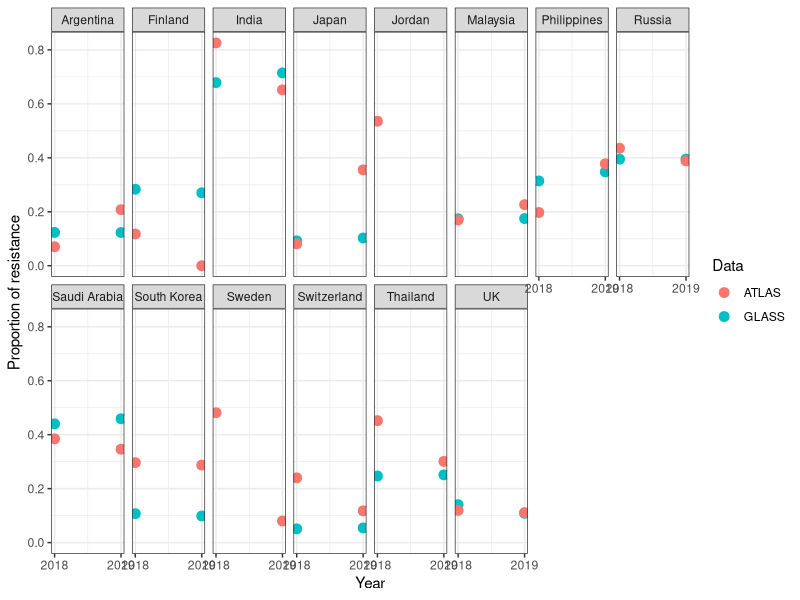
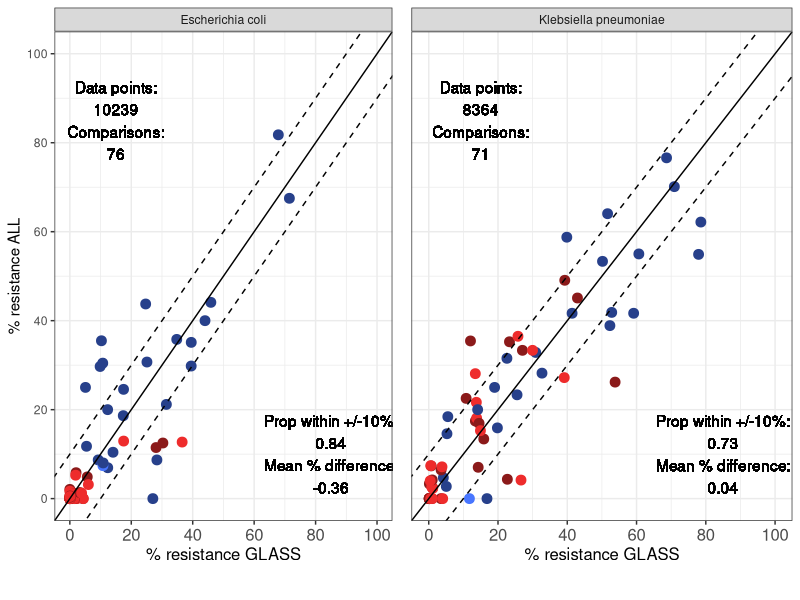
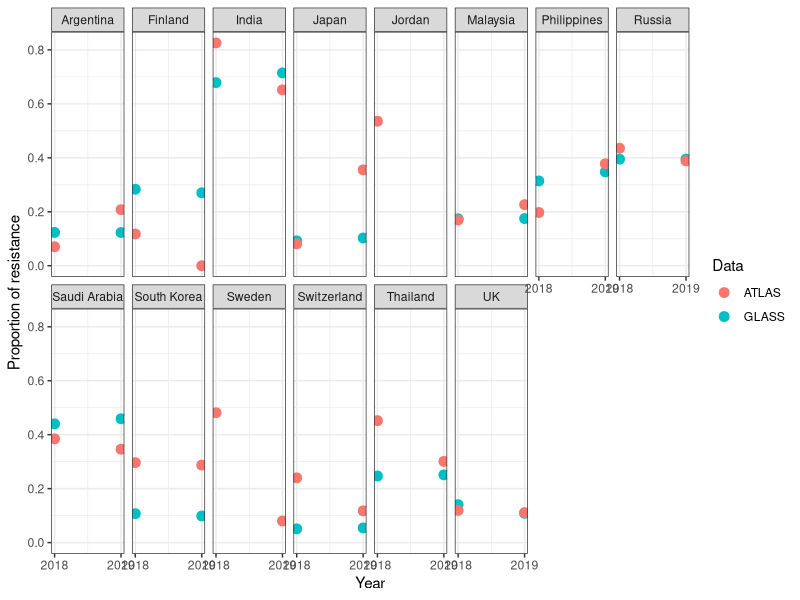
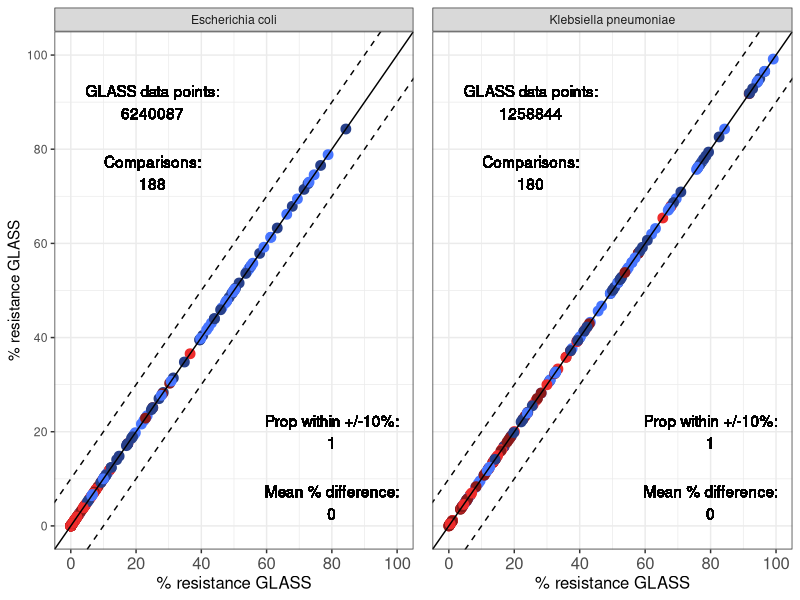
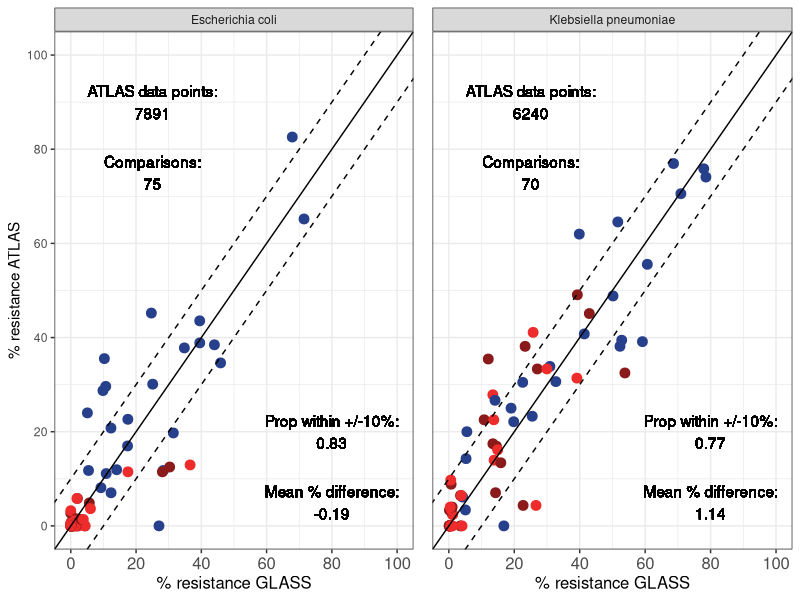
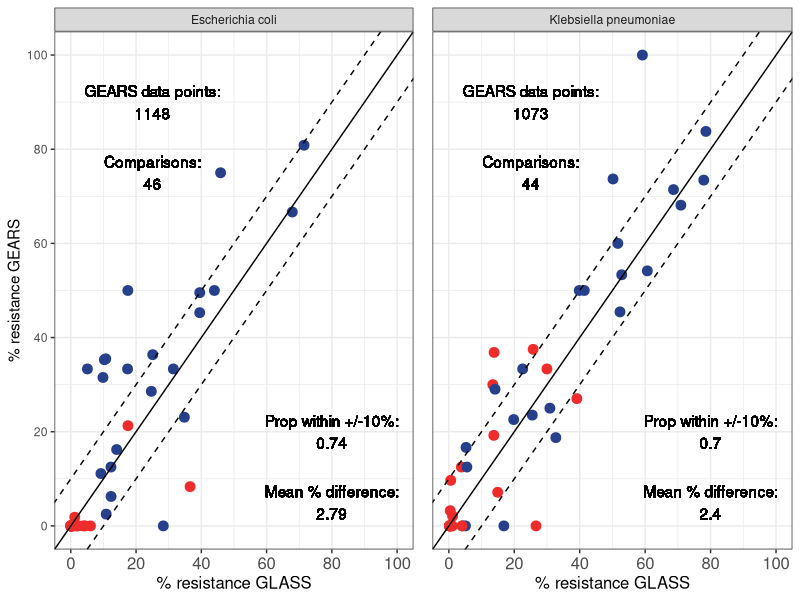
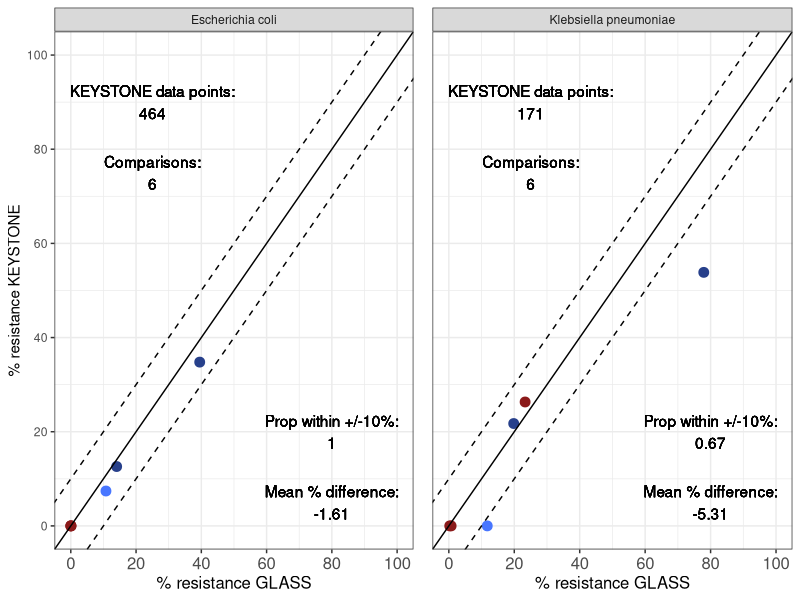
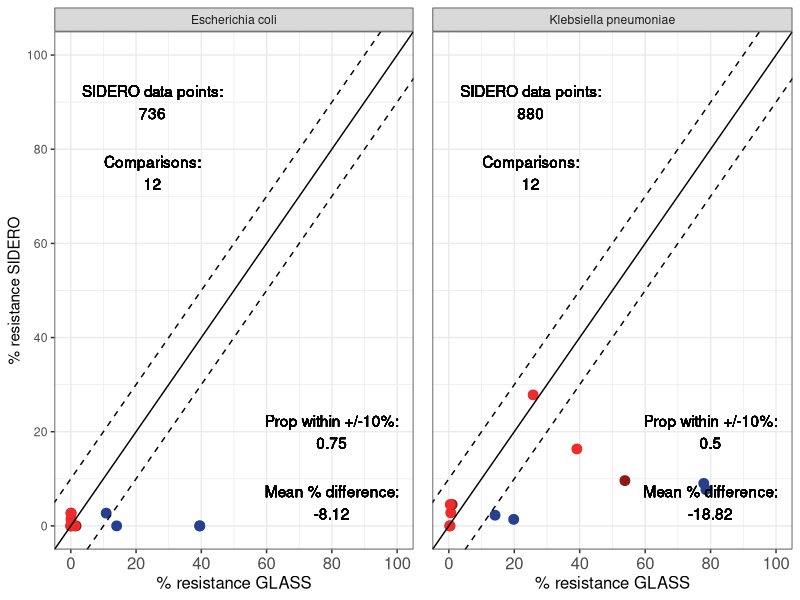

R code for these plots, in order:

################################################################################

################################################################################
######################### AMR Vivli data challenge #############################
################################################################################

################################################################################

#libraries required
library(dplyr)
library(tidyr)
library(readxl) #to read excel files
library(tidyverse) # str_replace_all()
library(here)
library(cowplot)
library(RColorBrewer)

pal = c("royalblue4", "royalblue1", "firebrick4", "firebrick2")
################################################################################
########################### Load AMR datasets ##################################
################################################################################

#load prepared data from all sources of data
df_AMR <- read.csv(here("data","final_AMR_dataset.csv"))

#names datasets
name_data = unique(df_AMR$Data)

################################################################################
########################## Countries exploration ###############################
################################################################################

#countries in each dataset
countries_GLASS = unique(df_AMR[df_AMR$Data == 'GLASS', c('Country')])
countries_GLASS
countries_ATLAS = unique(df_AMR[df_AMR$Data == 'ATLAS', c('Country')])
countries_SIDERO = unique(df_AMR[df_AMR$Data == 'SIDERO', c('Country')])
countries_GEARS = unique(df_AMR[df_AMR$Data == 'GEARS', c('Country')])
countries_KEYSTONE = unique(df_AMR[df_AMR$Data == 'KEYSTONE', c('Country')])

#intersection of countries between datasets
countries_ATLAS_GLASS <- intersect(countries_ATLAS, countries_GLASS)
countries_ATLAS_GLASS
countries_SIDERO_GLASS <- intersect(countries_GLASS, countries_SIDERO)
countries_SIDERO_GLASS
countries_GEARS_GLASS <- intersect(countries_GEARS, countries_GLASS)
countries_GEARS_GLASS
countries_KEYSTONE_GLASS <- intersect(countries_KEYSTONE, countries_GLASS)
countries_KEYSTONE_GLASS

################################################################################
########################## Proportion calculation ##############################
################################################################################

#proportion of resistance
df_AMR$p <- df_AMR$Resistant/df_AMR$Total*100

#binomial 95% confidence interval calculation
#TO DO

################################################################################
####################### Plots like Catalan et al. ##############################
################################################################################


##### Global plot #####

#choose data of interest
df_of_interest = df_AMR[df_AMR$Antibiotic == 'Ceftazidime' &
                          df_AMR$Pathogen == 'Escherichia coli' &
                          df_AMR$Data %in% c('GLASS', 'ATLAS') &
                          df_AMR$Country %in% countries_ATLAS_GLASS,]

#plot by year and country
ggplot(data = df_of_interest) +
  geom_point(aes(x = as.numeric(Year), y = (Resistant/Total), color = Data), size = 3) +
  scale_x_continuous(breaks = c(2018, 2019)) +
  facet_wrap(~Country, ncol = 8) +
  xlab('Year') +
  ylab('Proportion of resistance') +
  theme_bw()

ggsave(here("plots", "ATLAS_vs_GLASS.png"))

#####

##### GLASS vs datasets individually #####

# Currently, looking by class completely over or underestimates compared to GLASS
df_AMR_2 = df_AMR %>%
  filter(!(Antibiotic %in% c("Cephalosporins", "Carbapenems")))
x = df_AMR_2[df_AMR_2$Data %in% c('GLASS'),]

for(data in name_data){
  
  y = df_AMR_2[df_AMR_2$Data %in% data,]
  
  x_y <- merge(x, y, by = c('Country', 'Year', 'Pathogen', 'Antibiotic')) %>%
    filter(!is.nan(p.y))
  
  x_y_e_col <- x_y %>% filter(Pathogen == "Escherichia coli")
  x_y_k_pne <- x_y %>% filter(Pathogen == "Klebsiella pneumoniae")
  
  pa = ggplot(data = x_y_e_col) +
    geom_point(aes(x = p.x, y = p.y, colour = Antibiotic), size = 3) +
    facet_grid(cols = vars(Pathogen)) +
    scale_color_manual(values = pal,
                       breaks = sort(unique(df_AMR$Antibiotic))) +
    geom_text(aes(x = 25, y = 75, label = paste0("Comparisons:\n",
                                                 nrow(x_y_e_col)))) +
    geom_text(aes(x = 25, y = 90, label = paste0(data, " data points:\n",
                                                 sum(Total.y)))) +
    geom_text(aes(x = 80, y = 20, label = paste0("Prop within +/-10%:\n",
                                                 round(sum(abs(p.y-p.x)<=10)/nrow(x_y_e_col), 2)))) +
    geom_text(aes(x = 80, y = 5, label = paste0("Mean % difference:\n",
                                                round(mean(p.y-p.x), 2)))) +
    geom_abline() +
    geom_abline(slope = 1, intercept = 10, linetype = "dashed") +
    geom_abline(slope = 1, intercept = -10, linetype = "dashed") +
    scale_y_continuous(breaks = seq(0,100,20), limits = c(0,100)) +
    scale_x_continuous(breaks = seq(0,100,20), limits = c(0,100)) +
    xlab("% resistance GLASS") +
    ylab(paste0("% resistance ", data)) +
    theme_bw() +
    theme(axis.text.x = element_text(size = 12),
          axis.title.x = element_text(size = 12)) +
    guides(colour = "none")
  
  pb = ggplot(data = x_y_k_pne) +
    geom_point(aes(x = p.x, y = p.y, colour = Antibiotic), size = 3) +
    facet_grid(cols = vars(Pathogen)) +
    scale_color_manual(values = pal,
                       breaks = sort(unique(df_AMR$Antibiotic))) +
    geom_text(aes(x = 25, y = 75, label = paste0("Comparisons:\n",
                                                 nrow(x_y_k_pne)))) +
    geom_text(aes(x = 25, y = 90, label = paste0(data, " data points:\n",
                                                 sum(Total.y)))) +
    geom_text(aes(x = 80, y = 20, label = paste0("Prop within +/-10%:\n",
                                                 round(sum(abs(p.y-p.x)<=10)/nrow(x_y_k_pne), 2)))) +
    geom_text(aes(x = 80, y = 5, label = paste0("Mean % difference:\n",
                                                round(mean(p.y-p.x), 2)))) +
    geom_abline() +
    geom_abline(slope = 1, intercept = 10, linetype = "dashed") +
    geom_abline(slope = 1, intercept = -10, linetype = "dashed") +
    scale_y_continuous(breaks = seq(0,100,20), limits = c(0,100)) +
    scale_x_continuous(breaks = seq(0,100,20), limits = c(0,100)) +
    xlab("% resistance GLASS") +
    ylab(paste0("% resistance ", data)) +
    theme_bw() +
    theme(axis.text.x = element_text(size = 12),
          axis.title.x = element_text(size = 12),
          axis.text.y = element_blank(),
          axis.title.y = element_blank(),
          axis.ticks.y = element_blank()) +
    guides(colour = "none")
  
  plot_grid(pa, pb, nrow = 1, rel_widths = c(1,0.90))
  
  ggsave(here("plots", paste0("agreement_GLASS_vs_", data, ".png")), width = 7, height = 4)
}

#####

##### GLASS vs datasets combined #####

y = df_AMR_2 %>%
  filter(Data != "GLASS") %>%
  group_by(Country, Year, Pathogen, Antibiotic) %>%
  summarise(Total = sum(Total),
            Resistant = sum(Resistant)) %>%
  mutate(Data = "All",
         p = Resistant/Total*100)


x_y <- merge(x, y, by = c('Country', 'Year', 'Pathogen', 'Antibiotic')) %>%
  filter(!is.nan(p.y))
x_y_e_col <- x_y %>% filter(Pathogen == "Escherichia coli")
x_y_k_pne <- x_y %>% filter(Pathogen == "Klebsiella pneumoniae")

pa = ggplot(data = x_y_e_col) +
  geom_point(aes(x = p.x, y = p.y, colour = Antibiotic), size = 3) +
  facet_grid(cols = vars(Pathogen)) +
  scale_color_manual(values = pal,
                     breaks = sort(unique(df_AMR$Antibiotic))) +
  geom_text(aes(x = 15, y = 80, label = paste0("Comparisons:\n",
                                                 nrow(x_y_e_col)))) +
  geom_text(aes(x = 15, y = 90, label = paste0("Data points:\n",
                                                 sum(Total.y)))) +
  geom_text(aes(x = 85, y = 15, label = paste0("Prop within +/-10%:\n",
                                                  round(sum(abs(p.y-p.x)<=10)/nrow(x_y_e_col), 2)))) +
  geom_text(aes(x = 85, y = 5, label = paste0("Mean % difference:\n",
                                                  round(mean(p.y-p.x), 2)))) +
  geom_abline() +
  geom_abline(slope = 1, intercept = 10, linetype = "dashed") +
  geom_abline(slope = 1, intercept = -10, linetype = "dashed") +
  scale_y_continuous(breaks = seq(0,100,20), limits = c(0,100)) +
  scale_x_continuous(breaks = seq(0,100,20), limits = c(0,100)) +
  xlab("% resistance GLASS") +
  ylab("% resistance ALL") +
  theme_bw() +
  theme(axis.text.x = element_text(size = 12),
        axis.title.x = element_text(size = 12)) +
  guides(colour = "none")

pb = ggplot(data = x_y_k_pne) +
  geom_point(aes(x = p.x, y = p.y, colour = Antibiotic), size = 3) +
  facet_grid(cols = vars(Pathogen)) +
  scale_color_manual(values = pal,
                     breaks = sort(unique(df_AMR$Antibiotic))) +
  geom_text(aes(x = 15, y = 80, label = paste0("Comparisons:\n",
                                                 nrow(x_y_k_pne)))) +
  geom_text(aes(x = 15, y = 90, label = paste0("Data points:\n",
                                                 sum(Total.y)))) +
  geom_text(aes(x = 85, y = 15, label = paste0("Prop within +/-10%:\n",
                                                  round(sum(abs(p.y-p.x)<=10)/nrow(x_y_k_pne), 2)))) +
  geom_text(aes(x = 85, y = 5, label = paste0("Mean % difference:\n",
                                                  round(mean(p.y-p.x), 2)))) +
  geom_abline() +
  geom_abline(slope = 1, intercept = 10, linetype = "dashed") +
  geom_abline(slope = 1, intercept = -10, linetype = "dashed") +
  scale_y_continuous(breaks = seq(0,100,20), limits = c(0,100)) +
  scale_x_continuous(breaks = seq(0,100,20), limits = c(0,100)) +
  xlab("% resistance GLASS") +
  ylab("% resistance ALL") +
  theme_bw() +
  theme(axis.text.x = element_text(size = 12),
        axis.title.x = element_text(size = 12),
        axis.text.y = element_blank(),
        axis.title.y = element_blank(),
        axis.ticks.y = element_blank()) +
  guides(colour = "none")

p_legend = get_legend(ggplot(df_AMR) +
                        geom_point(aes(Total, Resistant, colour = Antibiotic), size = 3) +
                        scale_color_manual(values = pal, breaks = sort(unique(df_AMR$Antibiotic))) +
                        theme_bw() +
                        theme(legend.position = "bottom",
                              legend.text = element_text(size = 12),
                              legend.title = element_blank()))

plot_grid(plot_grid(pa, pb, nrow = 1),
          p_legend, ncol = 1, rel_heights = c(1, 0.05))

ggsave(here("plots", paste0("agreement_GLASS_vs_ALL.png")), width = 12, height = 5)


#####